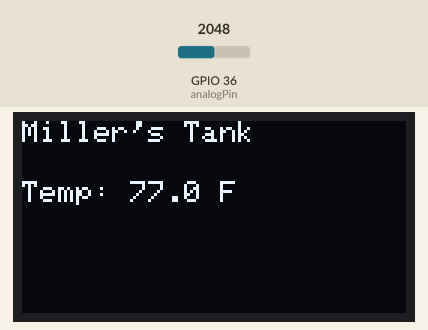
Bench run of a sketch on a simulated ESP32. Shown: 128×64 one-colour display. Inputs (shaded band) come from the test bench; at power-on: GPIO 36 (analogPin) = 2048. What the sketch prints to the serial monitor is not drawn.

Above: at 1.2 s.
1.3 s: GPIO 36 (analogPin) set to 2086
At 3.3 s:
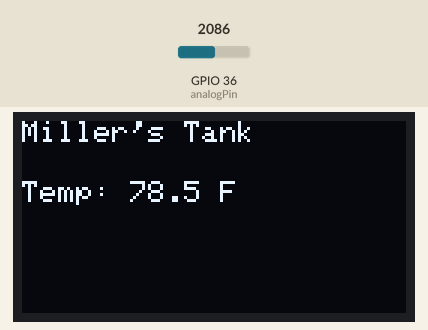
3.7 s: GPIO 36 (analogPin) set to 2866
At 5.0 s:
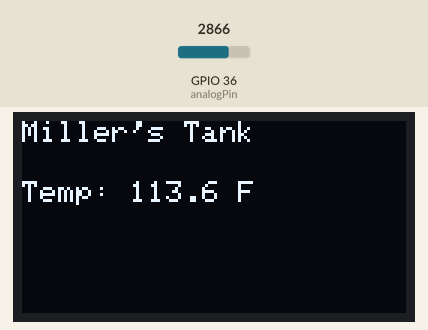
5.8 s: GPIO 36 (analogPin) set to 3603
At 7.9 s:
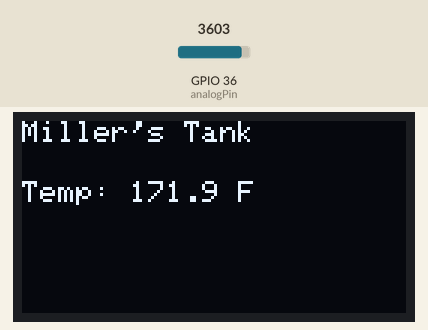
Timing chart, 0 to 9.4 s (numbered marks = the images above; inputs shaded):
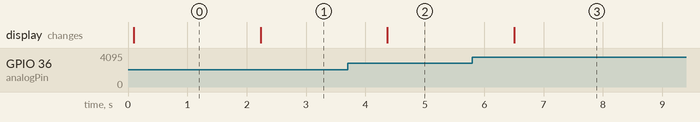

The sketch:

TankMonitor.ino
```cpp
#include <Wire.h>
#include <Adafruit_GFX.h>
#include <Adafruit_SSD1306.h>
#include <math.h>

#define SCREEN_WIDTH 128
#define SCREEN_HEIGHT 64

Adafruit_SSD1306 display(SCREEN_WIDTH, SCREEN_HEIGHT, &Wire, -1);

// ----- NTC CONFIG -----
const int analogPin = 36;        // VP pin
const float resistorValue = 10000.0; // 10k fixed resistor
const float beta = 3950.0;
const float nominalResistance = 10000.0;
const float nominalTemp = 25.0;

void setup() {
  Serial.begin(115200);

  // ESP32 ADC setup
  analogSetAttenuation(ADC_11db); // allow 0–3.3V

  // OLED init
  if (!display.begin(SSD1306_SWITCHCAPVCC, 0x3C)) {
    Serial.println("SSD1306 allocation failed");
    for (;;);
  }

  display.clearDisplay();
  display.setTextSize(1);
  display.setTextColor(WHITE);
}

void loop() {
  // ----- READ ADC (averaged) -----
  int samples = 20;
  int adc = 0;
  for (int i = 0; i < samples; i++) {
    adc += analogRead(analogPin);
    delay(2);
  }
  adc /= samples;
  adc = constrain(adc, 1, 4094);

  // ----- CALCULATE TEMP -----
  float resistance = resistorValue * (4095.0 / adc - 1.0);

  float temperatureK = 1.0 / (
    (log(resistance / nominalResistance) / beta) +
    (1.0 / (nominalTemp + 273.15))
  );

  float temperatureC = temperatureK - 273.15;
  float temperatureF = temperatureC * 9.0 / 5.0 + 32.0;

  // ----- OLED DISPLAY -----
  display.clearDisplay();

  display.setCursor(0, 0);
  display.setTextSize(1);
  display.println("Miller's Tank");

  display.setCursor(0, 20);
  display.print("Temp: ");
  display.print(temperatureF, 1);
  display.println(" F");

  display.display();

  // ----- SERIAL (OPTIONAL) -----
  Serial.print("Temp: ");
  Serial.print(temperatureC);
  Serial.print(" C | ");
  Serial.print(temperatureF);
  Serial.println(" F");

  delay(1000);
}
```

Measured:
- the behaviour switches between 2048 and 2049 on GPIO 36 (analogPin) (found by bisection; images 0 and 1)
- after the input at 1.3 s, the display: changes after 0.93 s (image 1)
- after the input at 3.7 s, the display: changes after 0.67 s (image 2)
- after the input at 5.8 s, the display: changes after 0.71 s (image 3)
